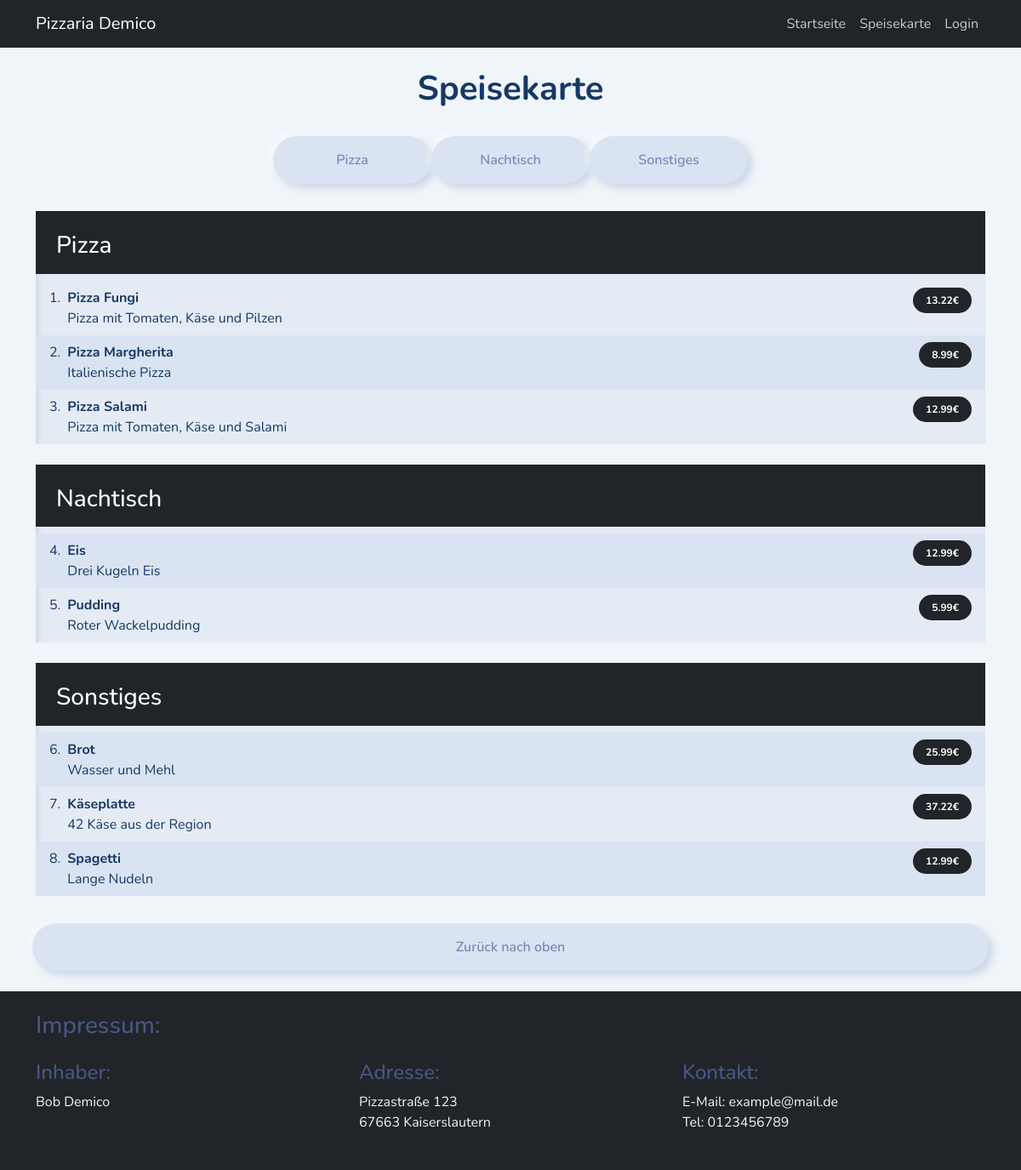
The page /speisekarte/ on the database as committed earlier.
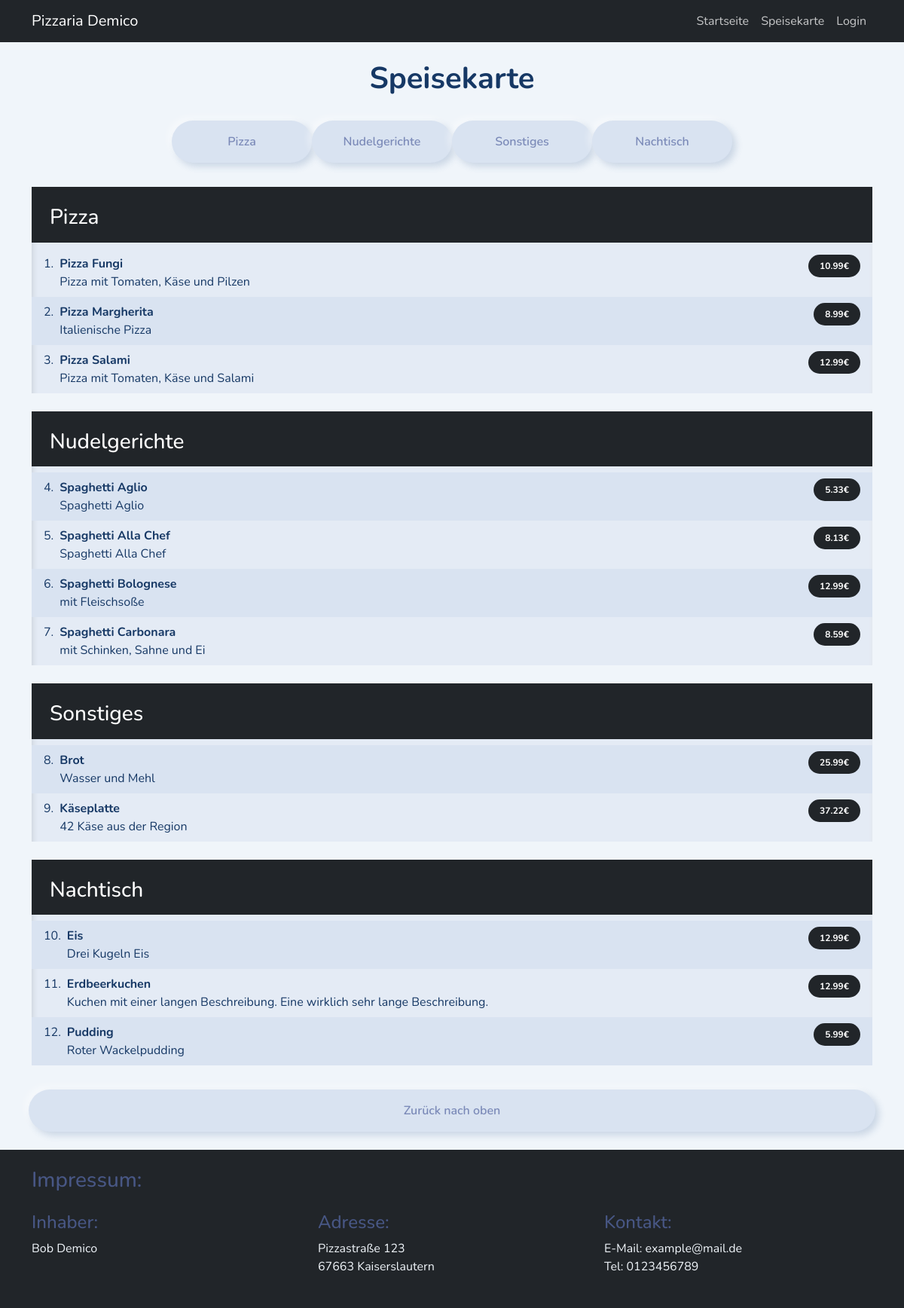
The same page on the database as committed later.
### Speisekarte/models.py (models this page shows, shortened)
class Kategorie(models.Model):
    name = models.CharField(max_length=200)
    priority = models.IntegerField()
    class Meta:
        verbose_name = 'Kategorie'
        verbose_name_plural = 'Kategorien'
        ordering = ('name', 'priority',)

class Gericht(models.Model):
    name = models.CharField(max_length=200)
    description = models.TextField(null=True, blank=True)
    preis = models.FloatField()
    kategorie = models.ForeignKey(Kategorie, on_delete=models.RESTRICT)
    class Meta:
        verbose_name = 'Gericht'
        verbose_name_plural = 'Gerichte'
        ordering = ('name', 'description', 'preis', 'kategorie')

### Speisekarte/views.py (the view)
# urls.py: path("speisekarte/", include("Speisekarte.urls")),
def speisekarte(request):
    gerichte = Gericht.objects.all()
    context = {"gerichte":gerichte, "kategorien":Kategorie.objects.all().order_by("priority")}
    return render(request, "Speisekarte/speisekarte.html", context)

### Speisekarte/templates/Speisekarte/speisekarte.html (shortened to what this page needs)
{% extends "main.html" %}
{% block content %}
<section>
<div class="container">
    <div class="container">
        <h1 class="p-4 text-center text-primary-emphasis"><strong>Speisekarte</strong></h1>
        <div class="row h-100 d-flex align-items-center justify-content-center">
            {% for kategorie in kategorien %}
            <a class="btn pt-2 pb-2 pt-xl-3 pb-xl-3  col-xl-2 col-lg-4 col-md-4 col-sm-6 p-1 my-1 my-xl-0" href="#{{kategorie.name}}" role="button">{{kategorie.name}}</a>
            {% endfor %}
        </div>
    </div>
    <ol class="list-group list-group-numbered dark">
        {% for kategorie in kategorien %}
        <h3 class="p-4 pb-3 bg-dark text-white" id={{kategorie.name}}> {{kategorie.name}} </h3>
        {% for gericht in gerichte%} {% if gericht.kategorie == kategorie %}
        <li class="list-group-item d-flex justify-content-between align-items-start text-primary-emphasis {% cycle 'primary' 'bg-secondary' %}">
            <div class="ms-2 me-auto">
                <div class="fw-bold">{{ gericht.name}}</div>
                {{ gericht.description }}
            </div>
            <span class="badge bg-dark rounded-pill">{{gericht.preis}}€</span>
        </li>
        {% endif %} {% endfor %}
        <section class="bg-light"><br></section>
        {% endfor %}
    </ol>
</div>
</section>
{% endblock content %}

### templates/main.html (shortened to what this page needs)
{% load static %}
<!DOCTYPE html>
<html lang="de">
<head>
    <link rel="stylesheet" href="{% static './css/bootstrap.min.css' %}">
</head>
<body class="bg-dark" style="padding-bottom: 600px;">
    <section class="bg-light">
    {% include "navbar.html" %}
    {% block content %}
    {% endblock %}
    <div class="container p-2 pb-4"> <div class="container">
        <div class="row"> <a class="btn btn-dark" href="" role="button">Zurück nach oben</a> </div>
    </div> </div>
    </section>
    {% include "impressum.html" %}
</body>
</html>

### templates/navbar.html (shortened to what this page needs)
<nav class="navbar navbar-expand-sm bg-dark navbar-dark">
    <div class="container">
        <a href={% url "startseite" %} class="navbar-brand">Pizzaria Demico</a>
        <div class="collapse navbar-collapse" id="navmenu">
            <ul class="navbar-nav ms-auto">
                <li class="nav-item">
                    <a href={% url "startseite" %} class="nav-link">Startseite</a>
                </li>
                <li class="nav-item">
                    <a href={% url "speisekarte" %} class="nav-link">Speisekarte</a>
                </li>
                <li class="nav-item">
                    <a href={% url 'admin:index' %} class="nav-link">Login</a>
                </li>
            </ul>
        </div>
    </div>
</nav>

### templates/impressum.html
<section class="bg-dark text-light">
    <div class="container">
        <h3 class="pt-4 pb-3">Impressum:</h3>
        <div class="row">
            <div class="col">
                <h4> Inhaber: </h4>
                <p> Bob Demico  </p>
            </div>
            <div class="col">
                <h4> Adresse: </h4>
                <p>
                    Pizzastraße 123 <br>
                    67663 Kaiserslautern
                </p>
            </div>
            <div class="col">
                <h4>Kontakt:</h4>
                <p> E-Mail: example@mail.de <br>
                    Tel: 0123456789 </p>
            </div>
        </div>
    </div>
</section>

Rows that differ between the two databases and show on the page:
added Kategorie: name "Nudelgerichte", Gericht (name "Spaghetti Bolognese", description "mit Fleischsoße", preis "12.99")
changed Kategorie "Sonstiges": loses Gericht (name "Spagetti", description "Lange Nudeln", preis "12.99"); moves up the list
changed Gericht "Pizza Fungi": preis "13.22" → "10.99"
added Gericht: name "Spaghetti Aglio", description "Spaghetti Aglio", preis "5.33", shown under "Nudelgerichte"
added Gericht: name "Spaghetti Alla Chef", description "Spaghetti Alla Chef", preis "8.13", shown under "Nudelgerichte"
added Gericht: name "Spaghetti Carbonara", description "mit Schinken, Sahne und Ei", preis "8.59", shown under "Nudelgerichte"
added Gericht: name "Erdbeerkuchen", description "Kuchen mit einer langen Beschreibung. Eine wirklich sehr lange Beschreibung.", preis "12.99", shown under Kategorie "Nachtisch"
